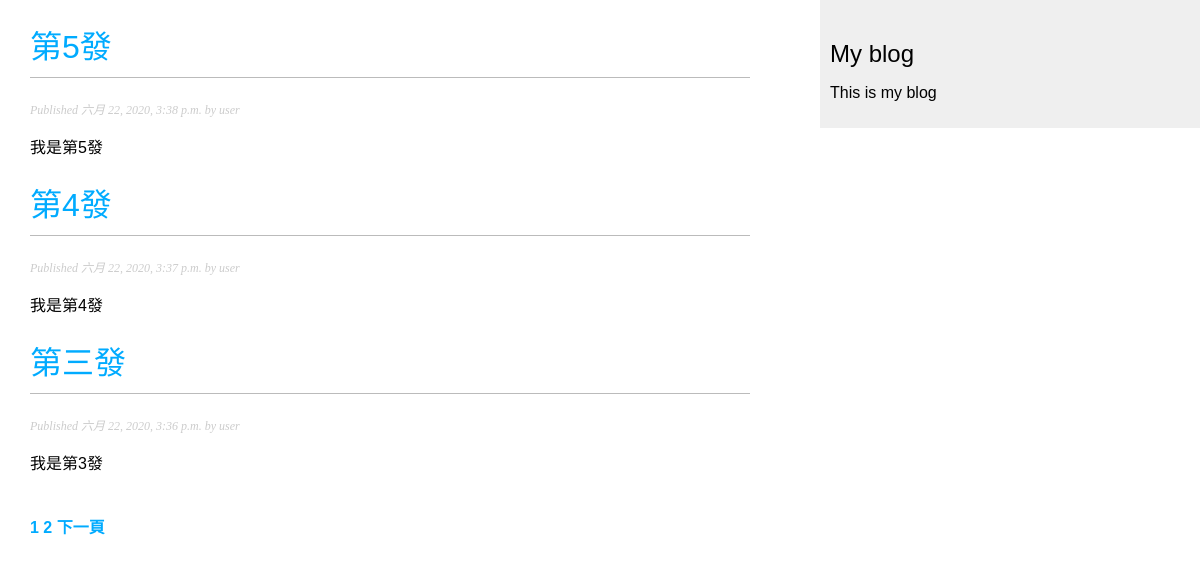
Screenshot of /blog/ with the database file from the repository.
### blog/models.py (models this page shows, shortened)
class Post(models.Model):
    STATUS_CHOICES=(('draft','Draft'),('published','Published'),)
    title = models.CharField(max_length=250)
    slug = models.SlugField(max_length=250,unique_for_date='publish')
    auhtor = models.ForeignKey(User,on_delete=models.CASCADE,related_name='blog_posts')
    body = models.TextField()
    publish = models.DateTimeField(default=timezone.now)
    created = models.DateTimeField(auto_now_add=True)
    updated  = models.DateTimeField(auto_now=True)
    status = models.CharField(max_length=10,choices=STATUS_CHOICES,default='draft')
    objects = models.Manager
    published = PublishedManager()
    class Meta:
        ordering = ('-publish',)
    def get_absolute_url(self):
        return reverse('blog:post_detail',
                       args=[self.publish.year,
                             self.publish.month,
                             self.publish.day,
                             self.slug
                             ])

### blog/views.py (the view)
# urls.py: path('', views.post_list,name = 'post_list',),
def post_list(request):
    object_list = Post.published.all()
    paginator = Paginator(object_list,3)
    page = request.GET.get('page')
    try:
        posts = paginator.page(page)
    except PageNotAnInteger:
        posts = paginator.page(1)
    except EmptyPage:
        posts = paginator.page(paginator.num_pages)
    return  render(request,'blog/post/list.html',{'page':paginator ,'posts':posts})

### blog/models.py (called while the page is built)
    def get_queryset(self):
        return  super(PublishedManager,self)\
            .get_queryset()\
            .filter(status = 'published')

### blog/templates/blog/post/list.html (shortened to what this page needs)
{% extends 'blog/base.html' %}
{% block content %}
    {% for post in posts %}
        <h1>
            <a href="{{ post.get_absolute_url }}">{{ post.title }}</a>
        </h1>
            <p class="date">Published {{ post.publish }} by {{ post.auhtor }} </p>
            {{ post.body |truncatewords:30 | linebreaks }}
    {% endfor %}
    {% include 'pagination.html' with page=posts %}
{% endblock %}

### blog/templates/blog/base.html (shortened to what this page needs)
{% load static %}
<!DOCTYPE html>
 <html lang="zh-TW">
<head>
     <link href="{% static 'css/blog.css' %}" rel="stylesheet">
</head>
<body>
    <div id="content">
        {% block content %}
        {% endblock %}
    </div>
    <div id="sidebar">
        <h2>My blog</h2>
        <p> This is my blog</p>
    </div>
</body>
</html>

### blog/templates/pagination.html (shortened to what this page needs)
<div class="pagination">
    <div class="step-links">
    {%  for page_number in page.paginator.page_range %}
        <a href="?page={{ page_number }}">{{ page_number }}</a>
     {%  endfor %}
    {% if page.has_next %}
        <a href="?page={{ page.next_page_number }}">下一頁</a>
        {% endif %}
    </div>
</div>

### blog/static/css/blog.css (style rules this page uses)
body { margin:0; padding:0; font-family:helvetica, sans-serif; }
a { color:#00abff; text-decoration:none; }
h1 { font-weight:normal; border-bottom:1px solid #bbb; padding:0 0 10px 0; }
h2 { font-weight:normal; margin:30px 0 0; }
#content { float:left; width:60%; padding:0 0 0 30px; }
#sidebar { float:right; width:30%; padding:10px; background:#efefef; height:100%; }
p.date { color:#ccc; font-family: georgia, serif; font-size: 12px; font-style: italic; }
.pagination { margin:40px 0; font-weight:bold; }

### rows the page displays
Post: title "第5發", publish "六月 22, 2020, 3:38 p.m.", auhtor "user", body "我是第5發"
Post: title "第4發", publish "六月 22, 2020, 3:37 p.m.", auhtor "user", body "我是第4發"
Post: title "第三發", publish "六月 22, 2020, 3:36 p.m.", auhtor "user", body "我是第3發"

### other values shown
{{ page_number }} "1" "2"
